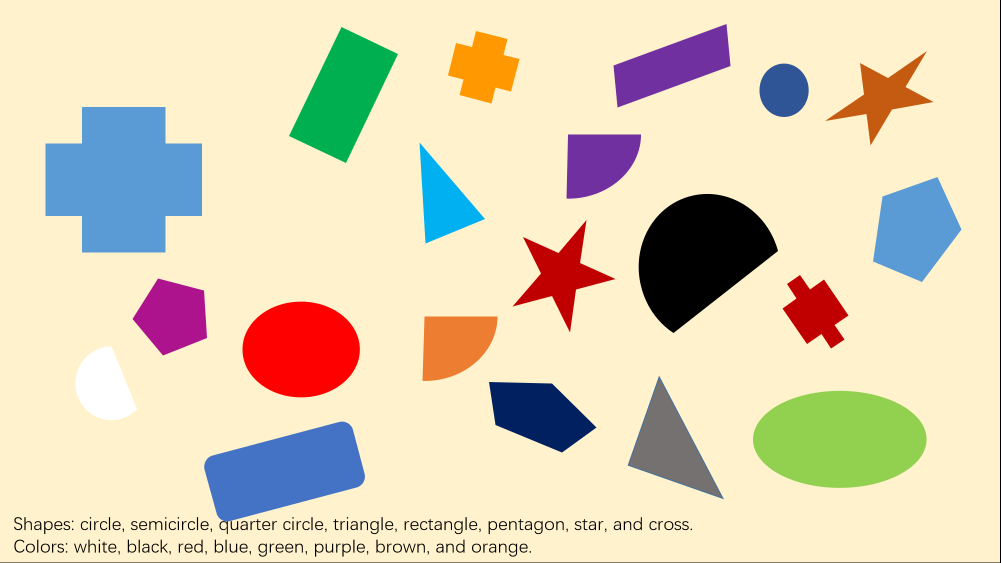
#> input picture src/object_detector_openCV/images/shapes.png, 2001 x 1126 px, found by its file name (shown at 1/2 size)
$ python main.py
#> lines starting #> are read from the running program, lines starting #| are printed output that depends on the picture
### src/object_detector_openCV/polygonDetector.py
import numpy as np
import math
import cv2


# ---------------------------- variables----------------------------
# percentage threshold to check if contour area and rectangle area is significantly different
thresh_rect_area = 0.05
# thresh to check if two contours are the same or different.
thresh_centroid_distance = 30
thresh_area_diff = 1000
thresh_match = 0.03
# if the distance between 2 vertices is less than 5, discard one of them.
thresh_distance = 5
# delete the vertex whose angle with the adjacent vertex is wider than a certain degree
thresh_angle = 10
# approximate polygon, epsilon is a percentage of arclength
percentage_of_arclength = 0.02
# delete small shape (noise) and shape unreasonablly large
minimum_percentage_of_img_size = 0.00001
maximum_percentage_of_img_size = 0.8
# ----------------------------end of variables----------------------------


class PolygonContainer:
    """Detect Specific Shape

    Attributes:
        name (str): Name of the shape
        vertex_count (int): vertex number of the shape, 0 means any number
        check (func(contour, approx) -> bool): check function for this shape
        contours (list): shape contour list
        centroids (list): shape centroid list
    """

    def __init__(self, name, vertex_count, check):
        self.name = name
        self.vertex_count = vertex_count
        self.check = check
        self.contours = []
        self.centroids = []


# [38 lines left out: function rectangleCheck, not called in this run]


def filterRepeatedContours(contours, centroids):
    """Filter the repeated contours and corresponding cnetroids

    Args:
        contours (list): contour list
        centroids (list): centroid list

    Returns:
        contours: filtered contour list
        centroids: filtered centroid list
    """
    # [9 lines of commented-out code are left out]
    is_valid = np.ones(len(contours), dtype=bool)
    area = [cv2.contourArea(current_contour) for current_contour in contours]
    for current_contour in range(len(contours)):
        if is_valid[current_contour]:
            current_area = area[current_contour]
            for next_contour in range(current_contour + 1, len(contours)):
                vec = centroids[current_contour] - centroids[next_contour]
                distance = np.linalg.norm(vec)
                next_area = area[next_contour]
                area_diff = math.fabs(current_area - next_area)
                match = cv2.matchShapes(
                    contours[current_contour], contours[next_contour], 1, 0.0)
                if distance < thresh_centroid_distance and area_diff < thresh_area_diff and match < thresh_match:
                    print("next_contour removed")
                    is_valid[next_contour] = False
    contours = [contours[current_contour] for current_contour in range(
        len(contours)) if is_valid[current_contour]]
    centroids = [centroids[current_contour]
                 for current_contour in range(len(centroids)) if is_valid[current_contour]]

    # return the filtered contours and centroids
    return contours, centroids


def filterContourVertices(contour):
    """remove repeated vertices in the contour

    Args:
        contour (np.ndarray): contour

    Returns:
        contour: filtered contour
    """

    # delete the close-by vertices
    is_valid = np.ones(contour.shape[0], dtype=bool)
    for current_vertex in range(0, len(contour)):
        if is_valid[current_vertex]:
            for next_vertex in range(current_vertex + 1, len(contour)):
                vec = contour[current_vertex] - contour[next_vertex]
                distance = np.linalg.norm(vec)
                # if the distance between 2 vertices is less than 5, discard one of them.
                if distance < thresh_distance:
                    print("next_vertex removed")
                    is_valid[next_vertex] = False
    contour = contour[is_valid, :]

    # delete the vertex which has wide angle with the adjacent vertex
    is_valid = np.ones(contour.shape[0], dtype=bool)
    for current_vertex in range(0, len(contour)):
        vec_a = contour[current_vertex - 1] - contour[current_vertex]
        vec_b = contour[(current_vertex + 1) %
                        len(contour)] - contour[current_vertex]
        norm_a = np.linalg.norm(vec_a)
        norm_b = np.linalg.norm(vec_b)
        # delete the vertex whose angle with the adjacent vertex is wider than a certain degree
        cos = np.inner(vec_a, vec_b) / (norm_a * norm_b)
        if cos < math.cos(math.pi * (180 - thresh_angle) / 180):
            is_valid[current_vertex] = False
    contour = contour[is_valid, :]

    # return filtered contour
    return contour


def detectPolygon(img, binarized, approxs, *polygonContainers):
    """Polygon Detection

    Args:
        img (np.ndarray): Original Image
        denoised (np.ndarray): denoised image
        approxs (PolygonContainer): Polygon Container
        polygonContainers (list): Polygon Container List
    """

    # Contour Detection
    contours, _ = cv2.findContours(
        binarized, cv2.RETR_TREE, cv2.CHAIN_APPROX_SIMPLE)
    img_contours = np.copy(img)
    cv2.drawContours(img_contours, contours, -1, (0, 0, 0), 2)
    cv2.namedWindow("Contours", cv2.WINDOW_NORMAL | cv2.WINDOW_KEEPRATIO)
    cv2.imshow("Contours", img_contours)

    # Calculate Contour Centroid
    centroids = []
    for current_contour in contours:
        mu = cv2.moments(current_contour, False)
        if np.isclose(mu["m00"], 0):
            mc = contours[0][0]
        else:
            mc = [mu["m10"] / mu["m00"], mu["m01"] / mu["m00"]]
        mc = np.intp(mc)
        centroids.append(mc)

    # Delete repeated Contours
    print("number of centroids: ", len(centroids))
    contours, centroids = filterRepeatedContours(contours, centroids)

    # calculate the image size
    print(img.shape[0])
    print(img.shape[1])
    img_size = img.shape[0] * img.shape[1]

    # approximate polygon for contour
    for current_contour_idx in range(0, len(contours)):

        # get current contour vertices and centroid
        current_contour = contours[current_contour_idx]
        current_centroid = centroids[current_contour_idx]

        # delete small shape (noise) and shape unreasonablly large
        if cv2.contourArea(current_contour) < img_size * minimum_percentage_of_img_size or cv2.contourArea(current_contour) > img_size * maximum_percentage_of_img_size:
            continue

        # approximate polygon
        epsilon = percentage_of_arclength * \
            cv2.arcLength(current_contour, True)
        approx = cv2.approxPolyDP(current_contour, epsilon, True)

        # filter Contour Vertices
        approx = filterContourVertices(approx)

        # Save contour vertices and centroids
        approxs.contours.append(approx)
        approxs.centroids.append(current_centroid)

        # [10 lines of commented-out code are left out]
        vertex_count = len(approx)
        for container in polygonContainers:
            if vertex_count == container.vertex_count and container.check(current_contour, approx):
                container.contours.append(current_contour)
                container.centroids.append(current_centroid)
                print(current_centroid)

    return approxs, polygonContainers


def polygonDetector(img, binarized):
    """Detect Polygon

    Args:
        img: original image
        binarized: binarized image
    """

    # Detect Polygon
    approxs = PolygonContainer(
        "ApproxPolygons", 0, lambda contour, approx: True)
    triangles = PolygonContainer("Triangle", 3, lambda contour, approx: True)
    rectangles = PolygonContainer("Rectangle", 4, lambda contour, approx: True)
    crosses = PolygonContainer("Cross", 12, lambda contour, approx: True)
    pentagons = PolygonContainer("Pentagon", 5, lambda contour, approx: True)
    stars = PolygonContainer("Star", 10, lambda contour, approx: True)
    # rectangles = PolygonContainer("Rectangle", 4, rectangleCheck)
    detected_approxs, detected_polygoncontainers = detectPolygon(
        img, binarized, approxs, triangles, rectangles, crosses, pentagons, stars)

    return detected_approxs, detected_polygoncontainers

### src/object_detector_openCV/ellipseDetector.py

import cv2
import numpy as np
import math

# error must be below this to count as an ellipse
error_threshold = 0.1


class ellipseContainer:
    """Detect Specific Shape

    Attributes:
        name (str): Name of the shape
        vertex_count (int): vertex number of the shape, 0 means any number
        check (func(contour, approx) -> bool): check function for this shape
        contours (list): shape contour list
        centroids (list): shape centroid list
    """

    def __init__(self):
        self.contours = []
        self.centroids = []
        self.errors = []
        self.keypoints = []


# [64 lines left out: functions ellipseDetectorByBlob, ellipseDetectorByHoughCircles, not called in this run]


def fit_ellipse(x, y):
    """

    Fit the coefficients a,b,c,d,e,f, representing an ellipse described by
    the formula F(x,y) = ax^2 + bxy + cy^2 + dx + ey + f = 0 to the provided
    arrays of data points x=[x1, x2, ..., xn] and y=[y1, y2, ..., yn].

    Based on the algorithm of Halir and Flusser, "Numerically stable direct
    least squares fitting of ellipses'.


    """

    D1 = np.vstack([x**2, x * y, y**2]).T
    D2 = np.vstack([x, y, np.ones(len(x))]).T
    S1 = D1.T @ D1
    S2 = D1.T @ D2
    S3 = D2.T @ D2
    if np.linalg.det(S3) == 0:
        return []
    T = -np.linalg.inv(S3) @ S2.T
    M = S1 + S2 @ T
    C = np.array(((0, 0, 2), (0, -1, 0), (2, 0, 0)), dtype=float)
    if np.linalg.det(C) == 0:
        return []
    M = np.linalg.inv(C) @ M
    eigval, eigvec = np.linalg.eig(M)
    con = 4 * eigvec[0] * eigvec[2] - eigvec[1] ** 2
    ak = eigvec[:, np.nonzero(con > 0)[0]]
    print(np.concatenate((ak, T @ ak)).ravel())
    return np.concatenate((ak, T @ ak)).ravel()


def cart_to_pol(coeffs):
    """

    Convert the cartesian conic coefficients, (a, b, c, d, e, f), to the
    ellipse parameters, where F(x, y) = ax^2 + bxy + cy^2 + dx + ey + f = 0.
    The returned parameters are x0, y0, ap, bp, e, phi, where (x0, y0) is the
    ellipse centre; (ap, bp) are the semi-major and semi-minor axes,
    respectively; e is the eccentricity; and phi is the rotation of the semi-
    major axis from the x-axis.

    """

    # We use the formulas from https://mathworld.wolfram.com/Ellipse.html
    # which assumes a cartesian form ax^2 + 2bxy + cy^2 + 2dx + 2fy + g = 0.
    # Therefore, rename and scale b, d and f appropriately.

    # makes sures coeffs are real
    print("original_coeffs", coeffs)
    new_coeffs = []
    for coeff in coeffs:
        new_coeffs.append(np.real(coeff))
    print("new_coeffs", new_coeffs)

    a = new_coeffs[0]
    b = new_coeffs[1] / 2
    c = new_coeffs[2]
    d = new_coeffs[3] / 2
    f = new_coeffs[4] / 2
    g = new_coeffs[5]

    den = b**2 - a * c
    if den > 0:
        print("coeffs do not represent an ellipse: b^2 - 4ac must" " be negative!")
        return None

    # The location of the ellipse centre.
    x0, y0 = (c * d - b * f) / den, (a * f - b * d) / den

    num = 2 * (a * f**2 + c * d**2 + g * b**2 - 2 * b * d * f - a * c * g)
    fac = np.sqrt((a - c) ** 2 + 4 * b**2)
    # The semi-major and semi-minor axis lengths (these are not sorted).
    ap = np.sqrt(num / den / (fac - a - c))
    bp = np.sqrt(num / den / (-fac - a - c))

    # Sort the semi-major and semi-minor axis lengths but keep track of
    # the original relative magnitudes of width and height.
    width_gt_height = True
    if ap < bp:
        width_gt_height = False
        ap, bp = bp, ap

    # The eccentricity.
    r = (bp / ap) ** 2
    if r > 1:
        r = 1 / r
    e = np.sqrt(1 - r)

    # The angle of anticlockwise rotation of the major-axis from x-axis.
    if b == 0:
        phi = 0 if a < c else np.pi / 2
    else:
        phi = np.arctan((2.0 * b) / (a - c)) / 2
        if a > c:
            phi += np.pi / 2
    if not width_gt_height:
        # Ensure that phi is the angle to rotate to the semi-major axis.
        phi += np.pi / 2
    phi = phi % np.pi

    return x0, y0, ap, bp, e, phi


# [13 lines left out: function get_ellipse_pts, not called in this run]

def ellipseDetectorByRegression(binarized, detected_ellipse):
    # find contours
    contours, hierarchy = cv2.findContours(binarized, cv2.RETR_EXTERNAL, cv2.CHAIN_APPROX_NONE)

    # splitting contours into x (the x-coords) and y (the y-coords)
    x = []
    y = []
    for contour_index in range(len(contours)):
        x_coords = []
        y_coords = []
        for j in range(len(contours[contour_index])):
            [[x_j, y_j]] = contours[contour_index][j]
            x_coords.append(x_j)
            y_coords.append(y_j)
        x.append(x_coords)
        y.append(y_coords)

    # fits an ellipse onto every contour and computes the sum of the algebraic errors squared
    # it then displays the fitted ellipse and the contours
    for contour_index in range(len(x)):
        for i in range(len(x[contour_index])):
            # scale things by a factor of 1/100
            x[contour_index][i] /= 100
            y[contour_index][i] /= 100

        # fit ellipse
        A = fit_ellipse(np.array(x[contour_index]), np.array(y[contour_index]))
        if len(A) == 0 or cart_to_pol(A) == None:
            continue
        x0, y0, ap, bp, e, phi = cart_to_pol(A)
        print("[", contour_index, "]", "the parameters a, b, c, d, e and f are: ", A)

        # compute error
        error = 0
        for i in range(len(x[contour_index])):
            error += (
                A[0] * x[contour_index][i] ** 2
                + A[1] * x[contour_index][i] * y[contour_index][i]
                + A[2] * y[contour_index][i] ** 2
                + A[3] * x[contour_index][i]
                + A[4] * y[contour_index][i]
                + A[5]
            ) ** 2
        print("[", contour_index, "]", "the total error is: ", error)

        if error < error_threshold:
            detected_ellipse.contours.append(contours[contour_index])
            detected_ellipse.centroids.append((math.floor(x0 * 100), math.floor(y0 * 100)))
            detected_ellipse.errors.append(error)

    return detected_ellipse


def ellipseDetector(binarized):
    """Detect ellipse

    Args:
        img: original image
        binarized: binarized image
    """
    # Detect ellipse
    detected_ellipseContainers = ellipseContainer()

    # # use cv2.SimpleBlobDetector to detect ellipse
    # binarized_inv = cv2.bitwise_not(binarized)
    # ellipseDetectorByBlob(binarized_inv, detected_ellipseContainers)

    # using regression to detect ellipse works better when differentiating ellipse from rectangle, but is more sensitive to image quality
    ellipseDetectorByRegression(binarized, detected_ellipseContainers)


    return detected_ellipseContainers

### src/object_detector_openCV/main.py
from polygonDetector import polygonDetector
from ellipseDetector import ellipseDetector
import colorDetector
import cv2
import numpy as np


print("hello World")

# ---------------------------- variables----------------------------
# Denoise methods: "MedianBlur", "GuassBlur"
denoised_method = "GuassBlur"

# Binarize methods: "AdaptiveThreshold","Canny","Binary","BinaryInv":
binarized_method = "BinaryInv"

# the flag indicating whether a specific color will be chosen for detection
is_specific_color = False
color_of_choice = colorDetector.blue

# image path
# # Test for the self-generated picture
img_path = "./src/object_detector_openCV/images/shapes.png"
# # Test for the real image
# img_path = "./src/object_detector_openCV/images/shapes_real.png"

# ----------------------------end of variables----------------------------

def denoise(gray, method):
    """denoise

    Args:
        gray (np.ndarray): gray image
        method (str): method of denoise

    Returns:
        blurred: denoised gray imaged
    """
    # apply dilation
    kernel = np.ones((4, 4), np.uint8)
    dilation = cv2.dilate(gray, kernel, iterations=1)

    if method == "MedianBlur":
        blurred = cv2.medianBlur(dilation, 5)
        cv2.namedWindow("MedianBlur", cv2.WINDOW_NORMAL | cv2.WINDOW_KEEPRATIO)
        cv2.imshow("MedianBlur", blurred)
        return blurred
    elif method == "GuassBlur":
        blurred = cv2.GaussianBlur(dilation, (5, 5), 0)
        cv2.namedWindow("GuassBlur", cv2.WINDOW_NORMAL | cv2.WINDOW_KEEPRATIO)
        cv2.imshow("GuassBlur", blurred)
        return blurred
    else:
        print("No such denoise method!")
        return np.copy(gray)


def binarize(gray, method):
    """Convert gray image to binary image

    Args:
        gray (np.ndarray):gray image
        method (str): binarize method

    Returns:
        thresh: binarized image
    """

    if method == "AdaptiveThreshold":
        thresh = cv2.adaptiveThreshold(
            gray, 255, cv2.ADAPTIVE_THRESH_GAUSSIAN_C, cv2.THRESH_BINARY, 3, 1
        )
        # thresh = cv2.adaptiveThreshold(gray, 255, cv2.ADAPTIVE_THRESH_GAUSSIAN_C, cv2.THRESH_BINARY, 11, 2)
        cv2.namedWindow("AdaptiveThreshold",
                        cv2.WINDOW_NORMAL | cv2.WINDOW_KEEPRATIO)
        cv2.imshow("AdaptiveThreshold", thresh)
        return thresh
    elif method == "Canny":
        thresh = cv2.Canny(gray, 50, 150)
        cv2.namedWindow("Canny", cv2.WINDOW_NORMAL | cv2.WINDOW_KEEPRATIO)
        cv2.imshow("Canny", thresh)
        return thresh
    elif method == "Binary":
        ret, thresh = cv2.threshold(gray, 175, 255, cv2.THRESH_BINARY)
        cv2.namedWindow("Binary", cv2.WINDOW_NORMAL | cv2.WINDOW_KEEPRATIO)
        cv2.imshow("Binary", thresh)
        return thresh
    elif method == "BinaryInv":
        ret, thresh = cv2.threshold(gray, 175, 255, cv2.THRESH_BINARY_INV)
        cv2.namedWindow("BinaryInv", cv2.WINDOW_NORMAL | cv2.WINDOW_KEEPRATIO)
        cv2.imshow("BinaryInv", thresh)
        return thresh
    else:
        print("No such binarize method!")
        return np.copy(gray)


def printShapes(img, approxs, polygonContainers, ellipseContainer):

    # show all the polygon contours
    img_temp = np.copy(img)
    cv2.drawContours(img_temp, approxs.contours, -1, (0, 0, 0), 3)
    for current_centroid in approxs.centroids:
        cv2.circle(img_temp, tuple(current_centroid), 2, (0, 0, 0), 5)
    cv2.namedWindow("AllPolygon", cv2.WINDOW_NORMAL | cv2.WINDOW_KEEPRATIO)
    cv2.imshow("AllPolygon", img_temp)

    # only show the targeted polygons and output the total number of each type of polygons
    img_temp_1 = np.copy(img)
    for container in polygonContainers:
        print("container name: ", container.name)
        cv2.drawContours(img_temp_1, container.contours, -1, (0, 0, 0), 3)
        for current_centroid in container.centroids:
            print(current_centroid)
            cv2.circle(img_temp_1, tuple(current_centroid), 2, (0, 0, 0), 5)
            cv2.putText(img_temp_1, container.name, tuple(current_centroid), cv2.FONT_HERSHEY_SIMPLEX, 2, (255, 255, 0), 2
                        )
        print("{0} Count: {1}".format(container.name, len(container.centroids)))

    # Show circles/ellipses as red circles
    if(ellipseContainer.keypoints):
        blank = np.zeros((1, 1))
        img_temp_1 = cv2.drawKeypoints(
            img_temp_1, ellipseContainer.keypoints, blank, (0, 0,
                                        255), cv2.DRAW_MATCHES_FLAGS_DRAW_RICH_KEYPOINTS
        )
        for keyPoint in ellipseContainer.keypoints:
            cv2.circle(
                img_temp_1, (int(keyPoint.pt[0]), int(keyPoint.pt[1])), 2, (0, 0, 0), 5)
            cv2.putText(img_temp_1, "Ellipse", (int(keyPoint.pt[0]), int(keyPoint.pt[1])), cv2.FONT_HERSHEY_SIMPLEX, 2, (255, 255, 0), 2
                        )
        print("Number of Circular Blobs: " + str(len(ellipseContainer.keypoints)))

    if(ellipseContainer.errors):
        cv2.drawContours(img_temp_1, ellipseContainer.contours, -1, (0, 0, 0), 3)
        for current_centroid in ellipseContainer.centroids:
                print(current_centroid)
                cv2.circle(img_temp_1, tuple(current_centroid), 2, (0, 0, 0), 5)
                cv2.putText(img_temp_1, "Ellipse", tuple(current_centroid), cv2.FONT_HERSHEY_SIMPLEX, 2, (255, 0, 255), 2
                            )
        print("{0} Count: {1}".format("Ellipse", len(ellipseContainer.centroids)))

    cv2.namedWindow("DetectedShapes", cv2.WINDOW_NORMAL | cv2.WINDOW_KEEPRATIO)
    cv2.imshow("DetectedShapes", img_temp_1)


def main():
    # read and show the original image
    img = cv2.imread(img_path)
#> img is the input picture: shape (1126, 2001, 3); mean B, G, R 182.6, 210.5, 222
    assert img is not None, "file could not be read, check with os.path.exists()"
    cv2.namedWindow("Original", cv2.WINDOW_NORMAL | cv2.WINDOW_KEEPRATIO)
    cv2.imshow("Original", img)

    # Convert to gray image
    color_modified_img = cv2.cvtColor(img, cv2.COLOR_RGB2GRAY)
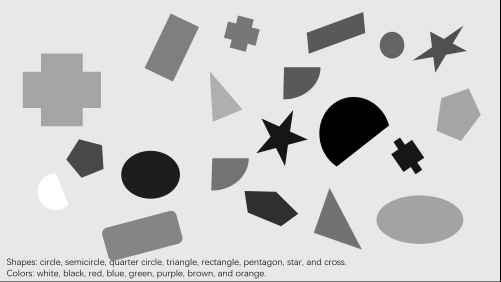
#> color_modified_img: shape (1126, 2001) (shown at 1/4 size); min 0, max 255, mean 203.4
    # cv2.namedWindow("Gray", cv2.WINDOW_NORMAL | cv2.WINDOW_KEEPRATIO)
    # cv2.imshow("Gray", color_modified_img)

    # wheter choose specific color
    if(is_specific_color):
        color_modified_img = colorDetector.colorDetector(img, color_of_choice)
        color_modified_img = cv2.bitwise_not(color_modified_img)
        cv2.namedWindow("ShowChosenColorOnly", cv2.WINDOW_NORMAL | cv2.WINDOW_KEEPRATIO)
        cv2.imshow("ShowChosenColorOnly", color_modified_img)

    # Denoise
    denoised = denoise(color_modified_img, denoised_method)
#> in denoise, `dilation = cv2.dilate(gray, kernel, iterations=1)`:
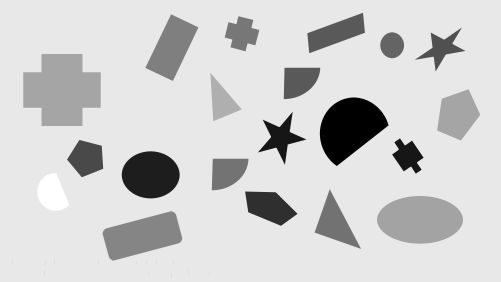
#> dilation: shape (1126, 2001) (shown at 1/4 size); min 0, max 255, mean 206.3

    # Binarize
    binarized = binarize(denoised, binarized_method)
#> in binarize, `ret, thresh = cv2.threshold(gray, 175, 255, cv2.THRESH_BINARY_INV)`:
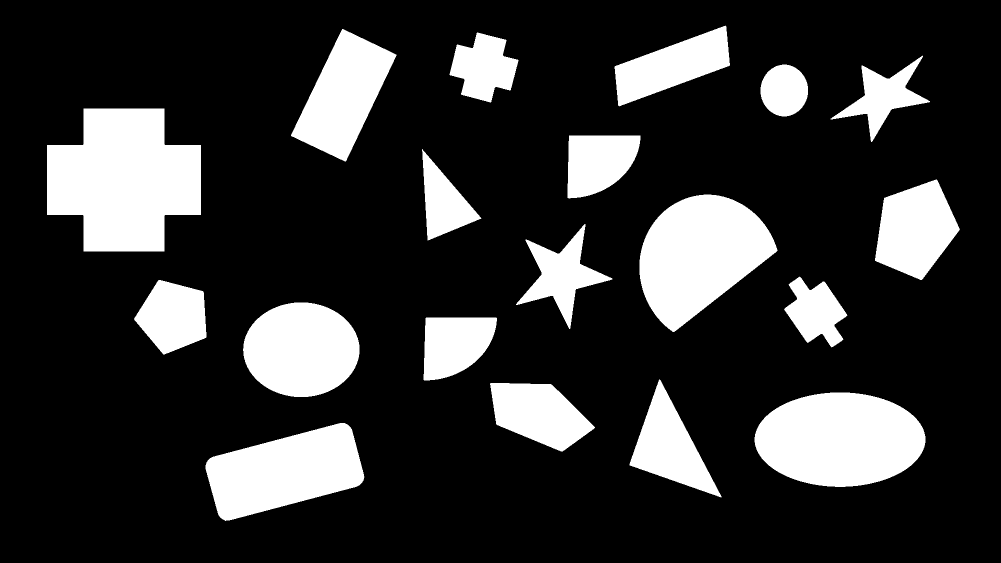
#> thresh: shape (1126, 2001) (shown at 1/2 size); 20.1% white; 19 white regions

    # Detect polygon
    detected_approxs, detected_polygoncontainers = polygonDetector(img, binarized)
#> (the rest of the program and of its run is left out)
